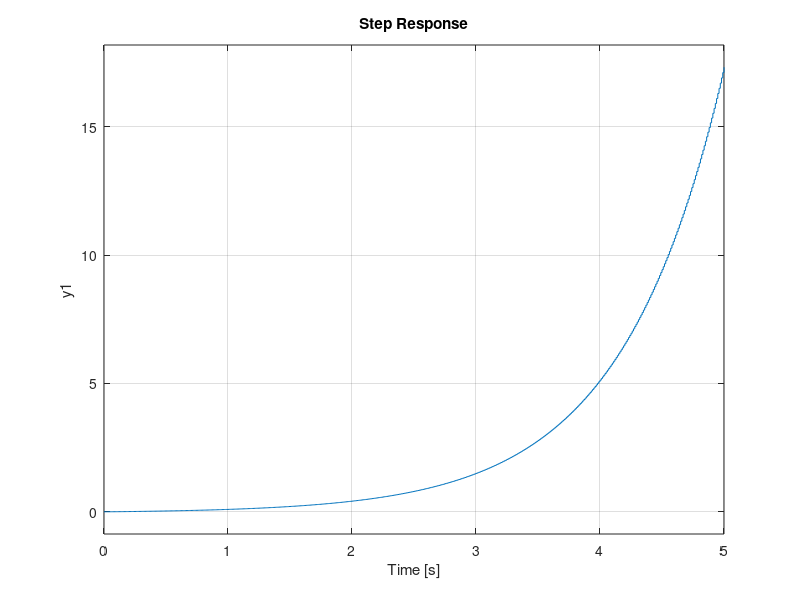
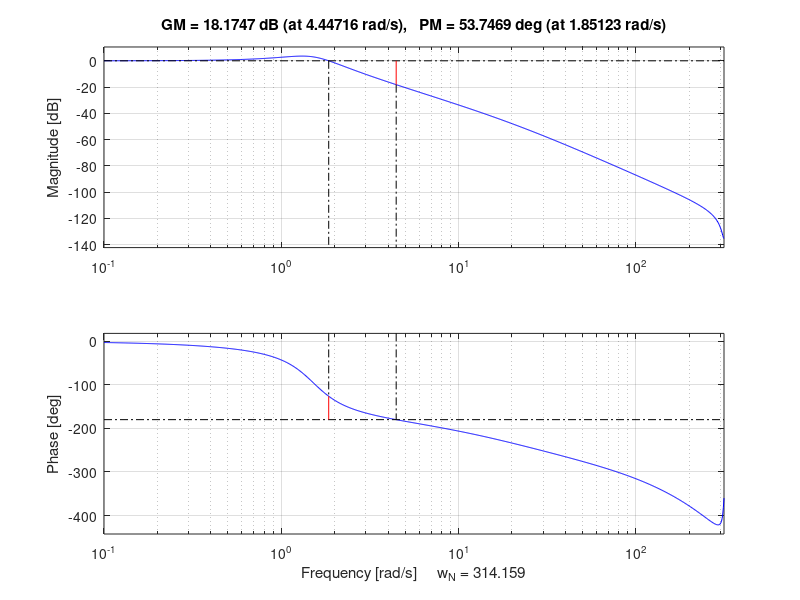
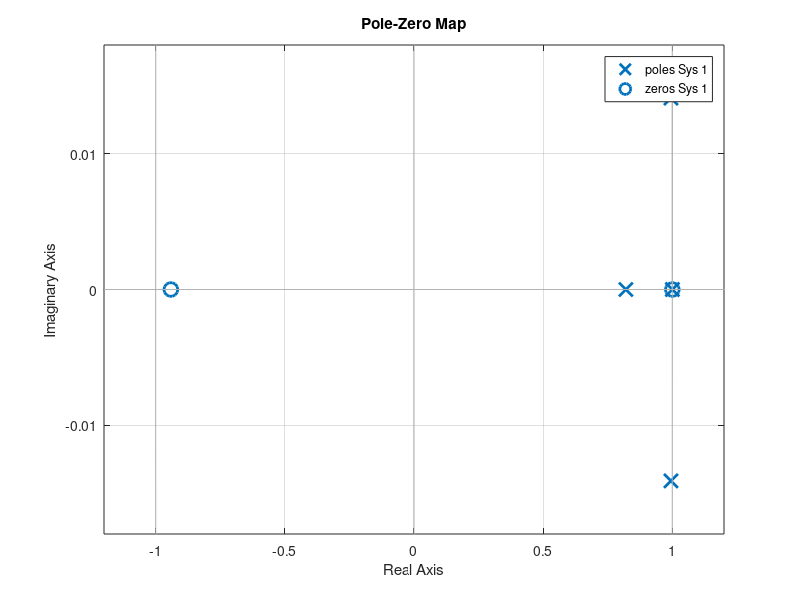

These figures' MATLAB source, in order:
alfa = 20 * pi/180;    %rad
m = 0.0165;         %kg
n = 0.3;            %kg/s
r_lin = 0.108;      %m
w_lin = 5;          %rad/s

A = [0 1;
     w_lin^2*cos(alfa) -n/m];

B = [0
     2*w_lin*r_lin*cos(alfa)];

C = [1 0];

D = [0];

sys = ss(A, B, C, D);

dsys = c2d(sys, 0.01, "zoh");


step(dsys);

%%

H = tf(sys);

R = [B A*B];
O = [C ; C*A];
rank(O);%=2-> observable


%%
%optimal controller using p86 controller
A_ext = [
        A(1, 1) A(1, 2) 0;
        A(2, 1) A(2, 2) 0;
        -C(1, 1) -C(1, 2) 1
        ];

B_ext = [
         B(1, 1)
         B(2, 1)
         0];

Q = [10 0 0; %r
     0 1 0; %dr/dt
     0 0 2; % N*integrator(e(t))
     ];
R = [1];

[F S P] = lqr(A_ext, B_ext, Q, R);

P
F

K = F(1:2) %rad/s.m rad/m
N = F(3) %rad/s²


%% same but using matlab func

Q = [10 0 0; %r
     0 100 0; %dr/dt
     0 0 2; % integrator(e(t))
     ];
R = [10];

[F,S,e] = lqi(dsys, Q, R);

K = -F(1:2)
N = -F(3)

% closed loop with LQI


% energy of error
% Q = [100 0 0; %r
%      0 20 0; %dr/dt
%      0 0 10; % N*integrator(e(t))
%      ];
% 
% % energy of input
% R = [2];
% 
% % cross-energy between input and error
% T = [1; 10; 10];
% 
% [F,S,e] = lqi(sys, Q, R, T);
% 
% K = -F(1:2)
% N = -F(3)

close all

Ts = 0.01;

dA = dsys.A;
dB = dsys.B;
dC = dsys.C;
dD = dsys.D;

dA_ext = [
        dA(1, 1) dA(1, 2) 0;
        dA(2, 1) dA(2, 2) 0;
        -C(1, 1) -C(1, 2) 1
        ];

dB_ext = [
         dB(1, 1)
         dB(2, 1)
         0];

dC_ext = [dC 0];

integrator = tf([N], [1 -1], Ts);

closed_loop_sys = ss(dA_ext - dB_ext*F, dB_ext, dC_ext, dD, Ts);

figure
margin(integrator*closed_loop_sys);

[Gm, Pm, Wcg, Wcp] = margin(integrator*closed_loop_sys);

figure
pzmap(integrator*closed_loop_sys)
% 
% figure
% bode(integrator*closed_loop_sys);